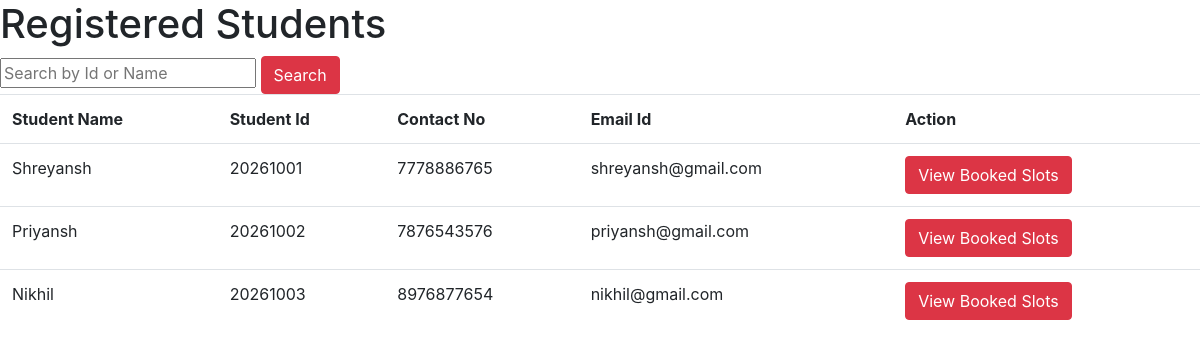
Page /student on the committed database.
### app.py (models this page shows)
class Student(db.Model):
    id = db.Column(db.Integer, primary_key=True)
    name = db.Column(db.String(60))
    username = db.Column(db.String(20))
    password = db.Column(db.String(50))
    email_id = db.Column(db.String(100))
    contact_no = db.Column(db.String(10))
    bookings = db.relationship('Booking', backref = 'student',lazy = True)

### app.py (the view)
@app.route('/student')
def student():
    student=Student.query.all()
    return render_template('student.html',student=student)

### templates/student.html (shortened to what this page needs)
<!DOCTYPE html>
<html lang="en">
<head>
        <link rel="stylesheet" href="https://cdn.jsdelivr.net/npm/bootstrap@4.1.3/dist/css/bootstrap.min.css">
</head>
<body>
    <h1>Registered Students</h1>
    <form action="/search_student" method="POST">
    <input type="text" name="search" placeholder="Search by Id or Name">
    <button type="submit" class="btn btn-danger">Search</button>
    </form>
    <table class="table">
        <tr>
            <th>Student Name</th>
            <th>Student Id</th>
            <th>Contact No</th>
            <th>Email Id</th>
            <th>Action</th>
        </tr>
        {% for i in student %}
        <tr>
            <td>{{i.name}}</td>
            <td>{{i.id}}</td>
            <td>{{i.contact_no}}</td>
            <td>{{i.email_id}}</td>
            <td><a href="/view_booked_slot/{{i.id}}"><button class="btn btn-danger" >View Booked Slots</button></a></td>
        </tr>
        {% endfor %}
</body>
</html>

### rows in the picture
Student: name "Shreyansh", id "20261001", contact_no "7778886765", email_id "shreyansh@gmail.com"
Student: name "Priyansh", id "20261002", contact_no "7876543576", email_id "priyansh@gmail.com"
Student: name "Nikhil", id "20261003", contact_no "8976877654", email_id "nikhil@gmail.com"
